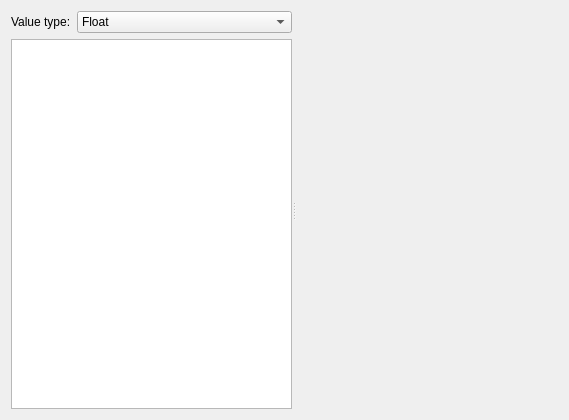
<?xml version="1.0" encoding="UTF-8"?>
<!--
######################################################################################################################
# Copyright (C) 2017-2022 Spine project consortium
# This file is part of Spine Toolbox.
# Spine Toolbox is free software: you can redistribute it and\/or modify it under the terms of the GNU Lesser General
# Public License as published by the Free Software Foundation, either version 3 of the License, or (at your option)
# any later version. This program is distributed in the hope that it will be useful, but WITHOUT ANY WARRANTY;
# without even the implied warranty of MERCHANTABILITY or FITNESS FOR A PARTICULAR PURPOSE. See the GNU Lesser General
# Public License for more details. You should have received a copy of the GNU Lesser General Public License along with
# this program. If not, see <http:\/\/www.gnu.org\/licenses\/>.
######################################################################################################################
-->
<ui version="4.0">
 <class>Form</class>
 <widget class="QWidget" name="Form">
  <property name="geometry">
   <rect>
    <x>0</x>
    <y>0</y>
    <width>569</width>
    <height>420</height>
   </rect>
  </property>
  <property name="windowTitle">
   <string>Form</string>
  </property>
  <layout class="QVBoxLayout" name="verticalLayout_4">
   <item>
    <widget class="QSplitter" name="splitter">
     <property name="orientation">
      <enum>Qt::Horizontal</enum>
     </property>
     <property name="childrenCollapsible">
      <bool>false</bool>
     </property>
     <widget class="QWidget" name="verticalLayoutWidget">
      <layout class="QVBoxLayout" name="verticalLayout_3">
       <item>
        <layout class="QFormLayout" name="formLayout">
         <item row="0" column="0">
          <widget class="QLabel" name="label_2">
           <property name="text">
            <string>Value type:</string>
           </property>
          </widget>
         </item>
         <item row="0" column="1">
          <widget class="QComboBox" name="value_type_combo_box">
           <item>
            <property name="text">
             <string>Float</string>
            </property>
           </item>
           <item>
            <property name="text">
             <string>Datetime</string>
            </property>
           </item>
           <item>
            <property name="text">
             <string>Duration</string>
            </property>
           </item>
           <item>
            <property name="text">
             <string>String</string>
            </property>
           </item>
          </widget>
         </item>
        </layout>
       </item>
       <item>
        <widget class="ArrayTableView" name="array_table_view">
         <attribute name="horizontalHeaderStretchLastSection">
          <bool>true</bool>
         </attribute>
         <attribute name="verticalHeaderVisible">
          <bool>false</bool>
         </attribute>
        </widget>
       </item>
      </layout>
     </widget>
     <widget class="QStackedWidget" name="plot_widget_stack">
      <property name="currentIndex">
       <number>1</number>
      </property>
      <widget class="QWidget" name="cannot_plot_page">
       <layout class="QVBoxLayout" name="verticalLayout_2">
        <item>
         <spacer name="verticalSpacer">
          <property name="orientation">
           <enum>Qt::Vertical</enum>
          </property>
          <property name="sizeHint" stdset="0">
           <size>
            <width>20</width>
            <height>40</height>
           </size>
          </property>
         </spacer>
        </item>
        <item>
         <layout class="QHBoxLayout" name="horizontalLayout">
          <item>
           <spacer name="horizontalSpacer">
            <property name="orientation">
             <enum>Qt::Horizontal</enum>
            </property>
            <property name="sizeHint" stdset="0">
             <size>
              <width>40</width>
              <height>20</height>
             </size>
            </property>
           </spacer>
          </item>
          <item>
           <widget class="QLabel" name="label">
            <property name="text">
             <string>Cannot plot this data type.</string>
            </property>
           </widget>
          </item>
          <item>
           <spacer name="horizontalSpacer_2">
            <property name="orientation">
             <enum>Qt::Horizontal</enum>
            </property>
            <property name="sizeHint" stdset="0">
             <size>
              <width>40</width>
              <height>20</height>
             </size>
            </property>
           </spacer>
          </item>
         </layout>
        </item>
        <item>
         <spacer name="verticalSpacer_2">
          <property name="orientation">
           <enum>Qt::Vertical</enum>
          </property>
          <property name="sizeHint" stdset="0">
           <size>
            <width>20</width>
            <height>40</height>
           </size>
          </property>
         </spacer>
        </item>
       </layout>
      </widget>
      <widget class="QWidget" name="plot_page">
       <layout class="QVBoxLayout" name="verticalLayout">
        <item>
         <widget class="PlotWidget" name="plot_widget" native="true"/>
        </item>
       </layout>
      </widget>
     </widget>
    </widget>
   </item>
  </layout>
 </widget>
 <customwidgets>
  <customwidget>
   <class>PlotWidget</class>
   <extends>QWidget</extends>
   <header>spinetoolbox/widgets/plot_widget.h</header>
   <container>1</container>
  </customwidget>
  <customwidget>
   <class>ArrayTableView</class>
   <extends>QTableView</extends>
   <header>spinetoolbox/widgets/custom_qtableview.h</header>
  </customwidget>
 </customwidgets>
 <resources/>
 <connections/>
</ui>
